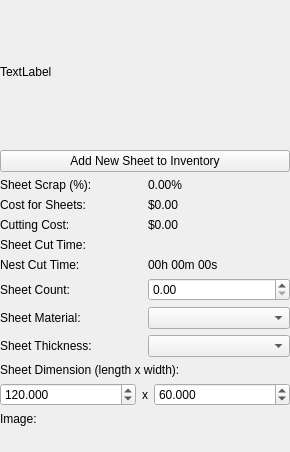
<?xml version="1.0" encoding="UTF-8"?>
<ui version="4.0">
 <class>Form</class>
 <widget class="QWidget" name="Form">
  <property name="geometry">
   <rect>
    <x>0</x>
    <y>0</y>
    <width>290</width>
    <height>452</height>
   </rect>
  </property>
  <property name="windowTitle">
   <string>Form</string>
  </property>
  <layout class="QVBoxLayout" name="verticalLayout_2">
   <property name="leftMargin">
    <number>0</number>
   </property>
   <property name="topMargin">
    <number>0</number>
   </property>
   <property name="rightMargin">
    <number>0</number>
   </property>
   <property name="bottomMargin">
    <number>0</number>
   </property>
   <item>
    <layout class="QVBoxLayout" name="verticalLayout">
     <item>
      <layout class="QVBoxLayout" name="verticalLayout_3" stretch="1,0">
       <item>
        <widget class="QLabel" name="label_sheet_status">
         <property name="text">
          <string>TextLabel</string>
         </property>
         <property name="wordWrap">
          <bool>true</bool>
         </property>
         <property name="buddy">
          <cstring>pushButton_add_sheet</cstring>
         </property>
        </widget>
       </item>
       <item>
        <widget class="QPushButton" name="pushButton_add_sheet">
         <property name="text">
          <string>Add New Sheet to Inventory</string>
         </property>
        </widget>
       </item>
      </layout>
     </item>
     <item>
      <layout class="QGridLayout" name="gridLayout" columnstretch="0,0">
       <item row="5" column="0">
        <widget class="QLabel" name="label_5">
         <property name="text">
          <string>Sheet Count:</string>
         </property>
         <property name="buddy">
          <cstring>doubleSpinBox_sheet_count</cstring>
         </property>
        </widget>
       </item>
       <item row="1" column="0">
        <widget class="QLabel" name="label_2">
         <property name="text">
          <string>Cost for Sheets:</string>
         </property>
        </widget>
       </item>
       <item row="3" column="0">
        <widget class="QLabel" name="label_3">
         <property name="text">
          <string>Sheet Cut Time:</string>
         </property>
        </widget>
       </item>
       <item row="2" column="0">
        <widget class="QLabel" name="label_9">
         <property name="text">
          <string>Cutting Cost:</string>
         </property>
        </widget>
       </item>
       <item row="7" column="0">
        <widget class="QLabel" name="label_7">
         <property name="text">
          <string>Sheet Thickness:</string>
         </property>
         <property name="buddy">
          <cstring>comboBox_thickness</cstring>
         </property>
        </widget>
       </item>
       <item row="1" column="1">
        <widget class="QLabel" name="label_cost_for_sheets">
         <property name="text">
          <string>$0.00</string>
         </property>
         <property name="textInteractionFlags">
          <set>Qt::LinksAccessibleByMouse|Qt::TextSelectableByMouse</set>
         </property>
        </widget>
       </item>
       <item row="5" column="1">
        <widget class="QDoubleSpinBox" name="doubleSpinBox_sheet_count">
         <property name="maximum">
          <double>99999999999.000000000000000</double>
         </property>
        </widget>
       </item>
       <item row="3" column="1">
        <layout class="QVBoxLayout" name="verticalLayout_sheet_cut_time"/>
       </item>
       <item row="7" column="1">
        <widget class="QComboBox" name="comboBox_thickness"/>
       </item>
       <item row="0" column="1">
        <widget class="QLabel" name="label_scrap_percentage">
         <property name="text">
          <string>0.00%</string>
         </property>
         <property name="textInteractionFlags">
          <set>Qt::LinksAccessibleByMouse|Qt::TextSelectableByMouse</set>
         </property>
        </widget>
       </item>
       <item row="2" column="1">
        <widget class="QLabel" name="label_cutting_cost">
         <property name="text">
          <string>$0.00</string>
         </property>
         <property name="textInteractionFlags">
          <set>Qt::LinksAccessibleByMouse|Qt::TextSelectableByMouse</set>
         </property>
        </widget>
       </item>
       <item row="6" column="1">
        <widget class="QComboBox" name="comboBox_material"/>
       </item>
       <item row="6" column="0">
        <widget class="QLabel" name="label_6">
         <property name="text">
          <string>Sheet Material:</string>
         </property>
         <property name="buddy">
          <cstring>comboBox_material</cstring>
         </property>
        </widget>
       </item>
       <item row="0" column="0">
        <widget class="QLabel" name="label">
         <property name="text">
          <string>Sheet Scrap (%):</string>
         </property>
        </widget>
       </item>
       <item row="4" column="1">
        <widget class="QLabel" name="label_nest_cut_time">
         <property name="text">
          <string>00h 00m 00s</string>
         </property>
        </widget>
       </item>
       <item row="4" column="0">
        <widget class="QLabel" name="label_4">
         <property name="text">
          <string>Nest Cut Time:</string>
         </property>
        </widget>
       </item>
      </layout>
     </item>
     <item>
      <widget class="QLabel" name="label_10">
       <property name="text">
        <string>Sheet Dimension (length x width):</string>
       </property>
      </widget>
     </item>
     <item>
      <layout class="QHBoxLayout" name="horizontalLayout" stretch="1,0,1">
       <item>
        <widget class="QDoubleSpinBox" name="doubleSpinBox_length">
         <property name="decimals">
          <number>3</number>
         </property>
         <property name="maximum">
          <double>99999999999999.000000000000000</double>
         </property>
         <property name="value">
          <double>120.000000000000000</double>
         </property>
        </widget>
       </item>
       <item>
        <widget class="QLabel" name="label_11">
         <property name="text">
          <string>x</string>
         </property>
        </widget>
       </item>
       <item>
        <widget class="QDoubleSpinBox" name="doubleSpinBox_width">
         <property name="decimals">
          <number>3</number>
         </property>
         <property name="maximum">
          <double>99999999999999.000000000000000</double>
         </property>
         <property name="value">
          <double>60.000000000000000</double>
         </property>
        </widget>
       </item>
      </layout>
     </item>
     <item>
      <widget class="QLabel" name="label_8">
       <property name="text">
        <string>Image:</string>
       </property>
      </widget>
     </item>
     <item>
      <layout class="QHBoxLayout" name="horizontalLayout_2">
       <item>
        <spacer name="horizontalSpacer">
         <property name="orientation">
          <enum>Qt::Horizontal</enum>
         </property>
         <property name="sizeHint" stdset="0">
          <size>
           <width>40</width>
           <height>20</height>
          </size>
         </property>
        </spacer>
       </item>
       <item>
        <widget class="QLabel" name="label_image">
         <property name="minimumSize">
          <size>
           <width>0</width>
           <height>0</height>
          </size>
         </property>
         <property name="text">
          <string/>
         </property>
         <property name="pixmap">
          <pixmap>../images/404.jpeg</pixmap>
         </property>
         <property name="scaledContents">
          <bool>false</bool>
         </property>
         <property name="alignment">
          <set>Qt::AlignCenter</set>
         </property>
        </widget>
       </item>
       <item>
        <spacer name="horizontalSpacer_2">
         <property name="orientation">
          <enum>Qt::Horizontal</enum>
         </property>
         <property name="sizeHint" stdset="0">
          <size>
           <width>40</width>
           <height>20</height>
          </size>
         </property>
        </spacer>
       </item>
      </layout>
     </item>
    </layout>
   </item>
  </layout>
 </widget>
 <resources/>
 <connections/>
</ui>
